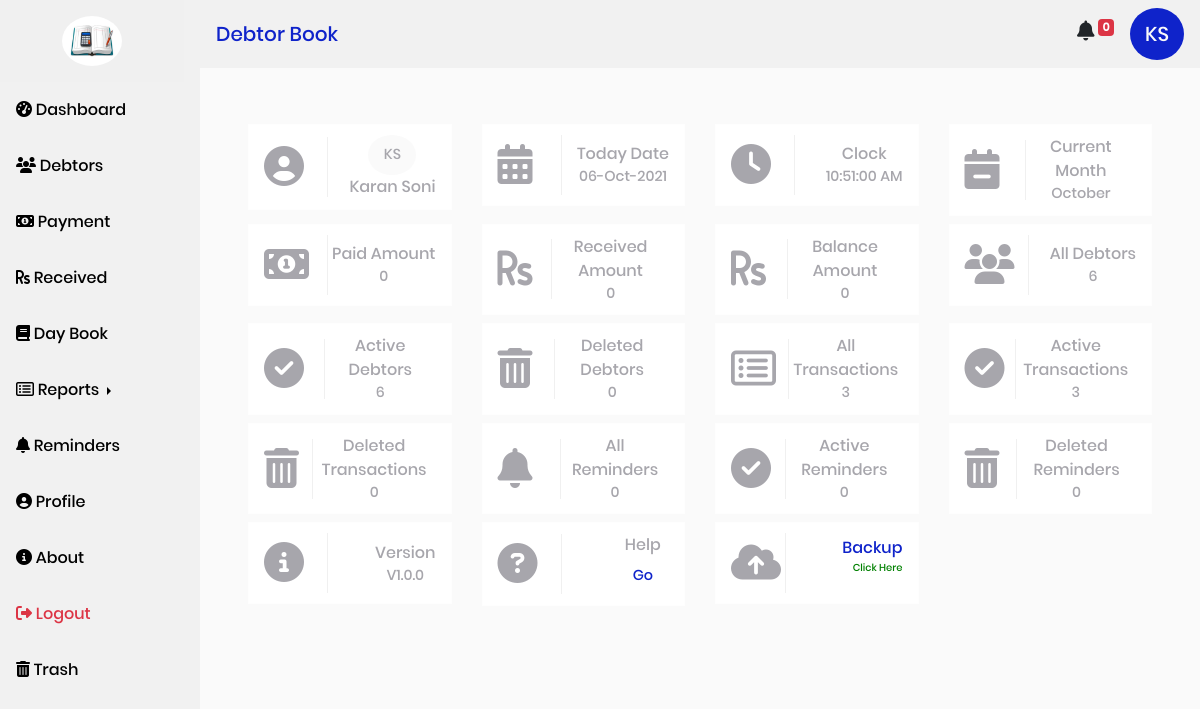
/user/index.php (signed in), run on the app's committed database.
### tables this page shows
CREATE TABLE `users` (
  `USER_ID` int(11) NOT NULL AUTO_INCREMENT,
  `USER_FIRST_NAME` varchar(90) NOT NULL,
  `USER_LAST_NAME` varchar(90) NOT NULL,
  `USER_EMAIL` varchar(90) NOT NULL,
  `USER_MOBILE` varchar(20) NOT NULL,
  `USER_PASSWORD` varchar(90) NOT NULL,
  `USER_ADDRESS` text NOT NULL,
  `USER_CREATE_DATE` timestamp NOT NULL DEFAULT current_timestamp(),
  `USER_UPDATE_DATE` timestamp NOT NULL DEFAULT current_timestamp() ON UPDATE current_timestamp(),
  `USER_STATUS` int(11) NOT NULL DEFAULT 1,
  PRIMARY KEY (`USER_ID`)
);

### user/index.php (the view, shortened to what the rows shown need)
<!DOCTYPE html>
<html lang="en">
<head>
    <?php
    include "../externalCss.php";
    include "../api/db.php";
    include "../api/User.php";
    $userId = $_SESSION["user_auth_id"];
    $user = new User($conn);
    $userNameArr = $user->getUserNameArray($userId);
    ?>
</head>
<body>
    <div class="sidebarContent">
        <?php include("./navBar.php"); ?>
        <div class="main p-5">
            <div class="row dashboard-card-row">
                <div class="col-md-6 col-lg-4 col-xl-3 mt-2">
                    <div class="dashboard-card">
                        <div class="dashboard-card-text-row row">
                            <div class="col-md-12 col-sm-12 col-lg-12 dashboard-card-heading gray-text">
                                <center>
                                    <div class="circle-avatar">
                                        <?php echo $userNameArr["USER_FIRST_NAME"][0] . $userNameArr["USER_LAST_NAME"][0] ?>
                                    </div>
                                </center>
                                <?php
                                echo $userNameArr["USER_FIRST_NAME"] . " " . $userNameArr["USER_LAST_NAME"];
                                ?>
                            </div>
                        </div>
                    </div>
                </div>
            </div>
        </div>
    </div>
</body>
</html>

### user/navBar.php (shortened to what the rows shown need)
<nav class="navbar navbar-expand-lg navbar-light " style="background-color:#f1f1f1">
                <ul class="navbar-nav" style="margin-left:auto">
                    <li class="nav-item">
                        <div class="rounded-circle" style="width:70;height:50;background-color:#0f23ca;color:#fafafa;padding: 1px 15px;line-height:50px;font-size:20px">
                        <?php echo $userNameArr["USER_FIRST_NAME"][0].$userNameArr["USER_LAST_NAME"][0] ?>
                        </div>
                    </li>
                </ul>
</nav>

### data on the page
users: USER_FIRST_NAME "K", USER_LAST_NAME "S", USER_FIRST_NAME "Karan", USER_LAST_NAME "Soni"

### other printed values
$user->getTodaysReminderCount() "0"
$dashboard->getSumOfTodaysPaidAmount() "0"
$dashboard->getSumOfTodaysReceivedAmount() "0"
$dashboard->getAllDebtorsCount() "6"
$dashboard->getAllActiveDebtorsCount() "6"
$dashboard->getAllInActiveDebtorsCount() "0"
$dashboard->getAllTransactionsCount() "3"
$dashboard->getAllActiveTransactionsCount() "3"
$dashboard->getAllInActiveTransactionsCount() "0"
$dashboard->getAllRemindersCount() "0"
$dashboard->getAllActiveRemindersCount() "0"
$dashboard->getAllInActiveRemindersCount() "0"
